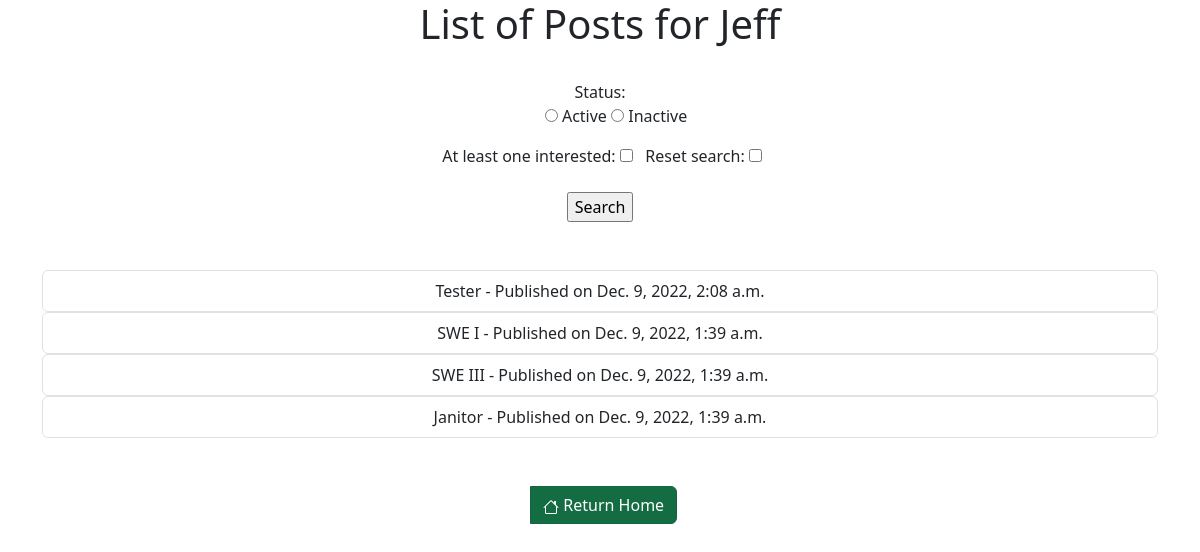
The app's page /recruiters/posts/ (signed in) with its own data.
### jobs/models.py (models this page shows, shortened)
class UserPost(models.Model):
    user = models.ForeignKey(User, on_delete=models.PROTECT, related_name='user_job')
    title = models.CharField(max_length=500)
    job_type = models.CharField(max_length=20, choices=POSITION_TYPE, blank=False)
    state = models.CharField(max_length = 50, blank=False)
    city = models.CharField(max_length = 50, blank=False)
    preferred_skills = models.CharField(max_length = 500, blank=False)
    description = models.CharField(max_length = 500, blank=False)
    company = models.CharField(max_length = 50, blank=False)
    date_published = models.DateTimeField(default=timezone.now())
    expire_date = models.DateTimeField(default=timezone.now())
    status = models.CharField(max_length = 50, choices=STATUS, blank=False)
    url = models.SlugField(max_length=500, unique=True, blank=True, editable=False)
    id = models.UUIDField(primary_key=True, default=uuid.uuid4, editable=False)
    favorites = models.ManyToManyField(User, related_name='favorite_job')

### jobs/views/recruiters.py (the view, shortened to what this page needs)
# urls.py: path('posts/', recruiters.view_all_posts, name='view_all_posts'),
@login_required
@recruiter_required
def view_all_posts(request):
    form = FilterPost(request.POST or None)
    reset_search = False
    status = None
    one_interested = False
    allposts = UserPost.objects.filter(user=request.user).order_by('-date_published')
    if status == "inactive":
        allposts = UserPost.objects.filter(user=request.user).filter(status="Inactive")
    elif status == "active":
        allposts = UserPost.objects.filter(user=request.user).filter(status="Active")
    if one_interested:
        allposts = UserPost.objects.filter(user=request.user).annotate(c=Count('favorites')).filter(c__gt=0)
    if reset_search:
        allposts = UserPost.objects.filter(user=request.user).order_by('-date_published')
    context = {'allposts': allposts, 'form':form}
    return render(request, 'jobs/recruiters/view_all_posts.html', context)

### jobs/forms.py
class FilterPost(forms.Form):
    status = forms.ChoiceField(widget=forms.RadioSelect,
        choices= [('active', 'Active'), ('inactive', 'Inactive')], required=False)
    at_least_one_interested = forms.BooleanField(required=False)
    reset_search = forms.BooleanField(required=False)
    def __init__(self, *args, **kwargs):
        super().__init__(*args, **kwargs)

### jobs/templates/jobs/recruiters/view_all_posts.html (shortened to what this page needs)
{% extends 'base.html' %}
{% load bootstrap5 %}
{% load static %}
{% block content %}
<html>
    <head>
        <link rel="stylesheet" href="{% static '/styles.css' %}">
    </head>
    <body>
        <h1>List of Posts for {{ user.name }} </h1>
        <br>
        <form method = "GET">
            {% for field in form  %}
                <li>{{ field.label_tag }} {{ field }}</li>&nbsp;&nbsp;
            {% endfor %}<br><br>
            <input  type = "submit" value = "Search">
        </form>
        <br><br>
        {% for post in allposts %}
            <div class="list-group">
                <a href='{% url "recruiters:post_detail_view" post.url %}' class="list-group-item list-group-item-action">{{ post.title }} - Published on {{ post.date_published}}
                </a>
            </div>
        {% endfor %}
        <br><br>
        <div class="btn-group">
            <div>&nbsp;&nbsp;</div>
            <a href='{% url "recruiters:recruiter_home" %}' class="btn btn-success active">
                 Return Home
            </a>
        </div>
    </body>
</html>
{% endblock %}

### static/styles.css (style rules this page uses)
li { list-style-type: none; display : inline; }

### records on screen
UserPost: title "Tester", date_published "Dec. 9, 2022, 2:08 a.m."
UserPost: title "SWE I", date_published "Dec. 9, 2022, 1:39 a.m."
UserPost: title "SWE III", date_published "Dec. 9, 2022, 1:39 a.m."
UserPost: title "Janitor", date_published "Dec. 9, 2022, 1:39 a.m."

### other values on screen
{{ field.label_tag }} "Status:" "At least one interested:" "Reset search:"
